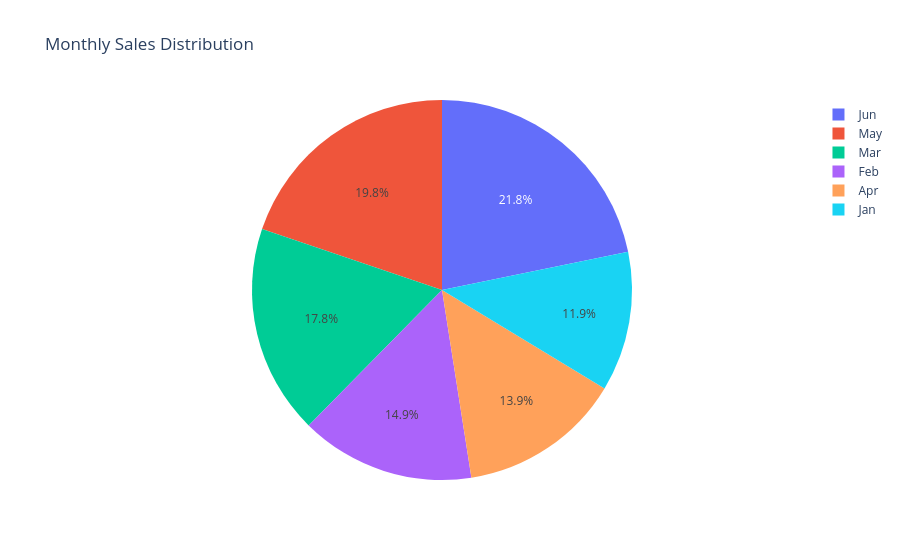

Notebook cell for this chart:
### Code cell
fig = px.pie(
    df,
    names='Month',
    values='Sales',
    title='Monthly Sales Distribution'
)
fig.show()

### Figure 1 — Plotly figure (JSON) as saved in the notebook; plotly's stock layout.template omitted (floating-point values rounded to 4 significant figures)
{"data": [{"domain": {"x": [0, 1], "y": [0, 1]}, "hovertemplate": "Month=%{label}<br>Sales=%{value}<extra></extra>", "labels": ["Jan", "Feb", "Mar", "Apr", "May", "Jun"], "legendgroup": "", "name": "", "showlegend": true, "type": "pie", "values": [12000, 15000, 18000, 14000, 20000, 22000]}], "layout": {"legend": {"tracegroupgap": 0}, "title": {"text": "Monthly Sales Distribution"}}}
